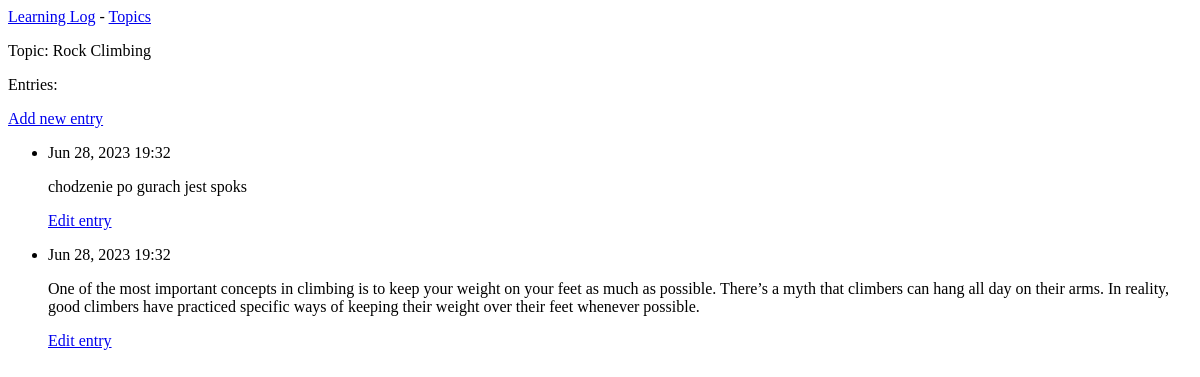
Before: /topics/3/ with the older database file.
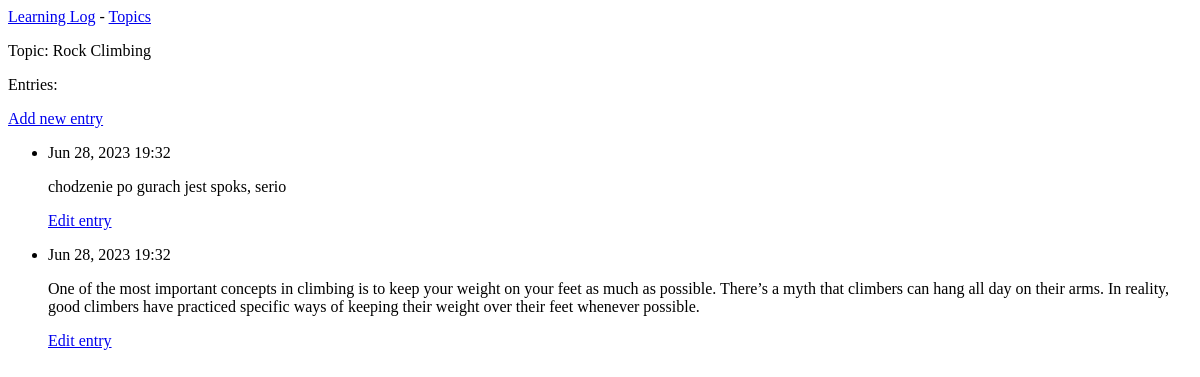
After: the same page with the newer database file.
### learning_logs/models.py (models this page shows, shortened)
class Entry(models.Model):
    topic = models.ForeignKey(Topic, on_delete=models.CASCADE)
    text = models.TextField()
    date_added = models.DateTimeField(auto_now_add=True)
    class Meta:
        verbose_name_plural = "entries"

### learning_logs/views.py (the view)
# urls.py: path("topics/<int:topic_id>/", views.topic, name="topic"),
def topic(request, topic_id):
    topic = Topic.objects.get(id=topic_id)
    entries = topic.entry_set.order_by("-date_added")
    context = {"topic": topic, "entries": entries}
    return render(request, "learning_logs/topic.html", context)

### learning_logs/templates/learning_logs/topic.html
{% extends 'learning_logs/base.html' %}
{% block content %}
  <p>Topic: {{topic.text}}</p>
  <p>Entries:</p>
  <p>
    <a href="{% url 'learning_logs:new_entry' topic.id %}">Add new entry</a>
  </p>
  <ul>
    {% for entry in entries %}
      <li>
        <p>{{entry.date_added|date:'M d, Y H:i'}}</p>
        <p>{{entry.text|linebreaks}}</p>
        <p><a href="{% url 'learning_logs:edit_entry' entry.id %}">Edit entry</a></p>
      </li>
    {% empty %}
      <li>There are no entries for this topic yet</li>
    {% endfor %}
  </ul>
{% endblock content %}

Changed rows visible on the page:
changed Entry: text "chodzenie po gurach jest spoks" → "chodzenie po gurach jest spoks, serio"
